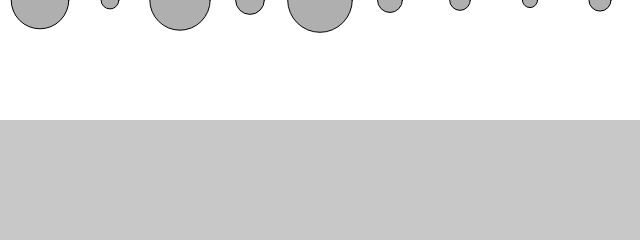
Frame 1 (no input)
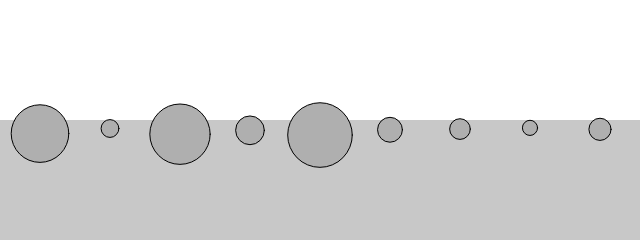
Frame 60 (no input)
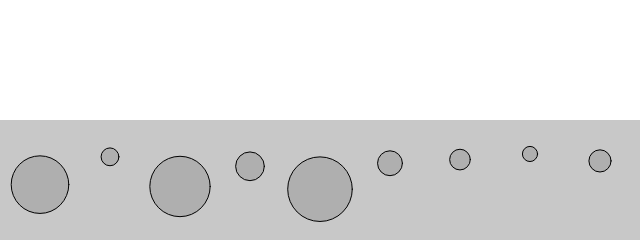
Frame 120 (the mouse pressed at the canvas centre since frame 60)

The p5.js sketch that drew these frames (run headless with seeded random() and noise() and a simulated clock; from frame 60 on, the mouse is pressed at the canvas centre):

// p5.js sketch
// ── sketch.js
// fd = −0.5 ∗ p ∗ sq(v)∗ A * Cd *  v. formula for drag force fd is -> above and v with ^ above. p and A are set to 1.

let movers = [];
let liquid;

function setup() {
  createCanvas(640, 240);

  for (let i = 0; i < 9; i++) {
    let mass = random(0.1, 5);
    movers[i] = new Mover(40 + i * 70, 0, mass);
  }

  liquid = new Liquid(0, height / 2, width, height / 2, 0.5);
}

function draw() {
  background(255);

  liquid.show();

  for (let m of movers) {
    if (liquid.contains(m)) {
      let dragForce = liquid.drag(m);
      m.applyForce(dragForce);
    }
    let gravity = createVector(0, 0.1 * m.mass);
    m.applyForce(gravity);

    m.show();
    m.update();
    m.checkEdges();
  }
}

// ── liquid.js
class Liquid {
  constructor(x, y, w, h, c) {
    this.x = x;
    this.y = y;
    this.w = w;
    this.h = h;
    this.c = c;
  }

  contains(mover) {
    // store the position in a different variable to make code more readable
    let pos = mover.pos;

    // This Boolean expression determines if the position vector is contained         within the rectangle defined by the Liquid class
    return (
      pos.x > this.x &&
      pos.x < this.x + this.w &&
      pos.y > this.y &&
      pos.y < this.y + this.h
    );
  }

  drag(mover) {
    let speed = mover.vel.mag();
    let dragMagnitude = this.c * speed * speed; // magnitude formula

    let dragForce = mover.vel.copy();
    dragForce.mult(-1); //direction formula

    dragForce.setMag(dragMagnitude); //magnitude and direction together.
    dragForce.limit (3.5 * mover.mass) // factor found through testing
    return dragForce;
  }

  show() {
    noStroke();
    fill(200);
    rect(this.x, this.y, this.w, this.h);
  }
}

// ── mover.js
class Mover {
  constructor(x, y, mass) {
    this.pos = createVector(x, y);
    this.vel = createVector(0, 0);
    this.acc = createVector(0, 0);
    this.mass = mass;
    this.r = this.mass * 8; //diameter is this.mass * 16, dus r is
    //this.topspeed = 3.5 * this.mass; // just found this by testing. Makes sure the ball does not bounce on the watter surface
  }

  applyForce(force) {
    let f = p5.Vector.div(force, this.mass);
    this.acc.add(f);
  }

  contactEdge() {
    return this.pos.y > height - this.r - 1;
  }

  frictionF(c) {
    if (this.contactEdge()) {
      let normal1 = this.mass;
      let frictionMag = c * normal1;

      let friction = this.vel.copy();
      friction.normalize();
      friction.mult(-1);

      friction.mult(frictionMag);

      this.applyForce(friction);
    }
  }
  
 

  checkEdges() {
    let bounce = 0.9;

    if (this.pos.x >= width - this.r) {
      this.pos.x = width - this.r;
      this.vel.x *= -bounce;
    } else if (this.pos.x <= this.r) {
      this.pos.x = this.r;
      this.vel.x *= -bounce;
    }

    if (this.pos.y > height - this.r - 1) {
      this.pos.y = height - this.r;
      this.vel.y *= -bounce;
    }
  }

  update() {
    this.vel.add(this.acc);
   // this.vel.limit(this.topspeed);
    this.pos.add(this.vel);
    this.acc.mult(0);
  }

  show() {
    stroke(0);
    fill(175);
    circle(this.pos.x, this.pos.y, this.r * 2);
  }
}
